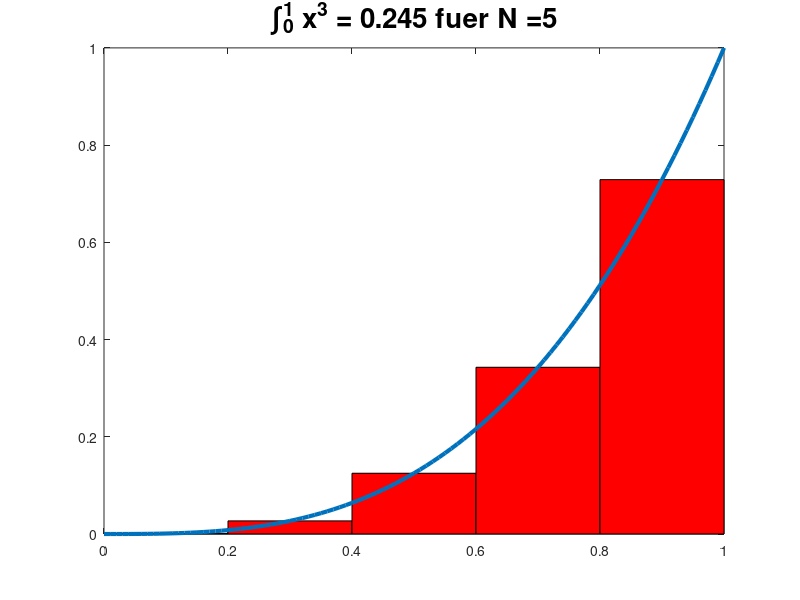

The MATLAB script that drew this image:
%   integral.m
% berechnet approximativ ein Integral 
% ueber  (0,1) durch die Mittelpunktregel
N = 5; % Anzahl Unterteilungen

x = (0+1/(2*N)):(1/N):(1-1/(2*N));
y = x.^3;
% Berechnung des Integrals
result = sum(y)*(1/N);

% Plot
for i = 1:N
    fill([(i-1)/N (i-1)/N i/N i/N],...
        [0 ((i-0.5)/N).^3  ((i-0.5)/N).^3 0], 'r');
    hold on;
end;
plot(0:0.01:1,(0:0.01:1).^3,'LineWidth',3);
title(['\int_0^1 x^3 = ',num2str(result),' fuer N =', num2str(N) ],'FontSize',20); 

